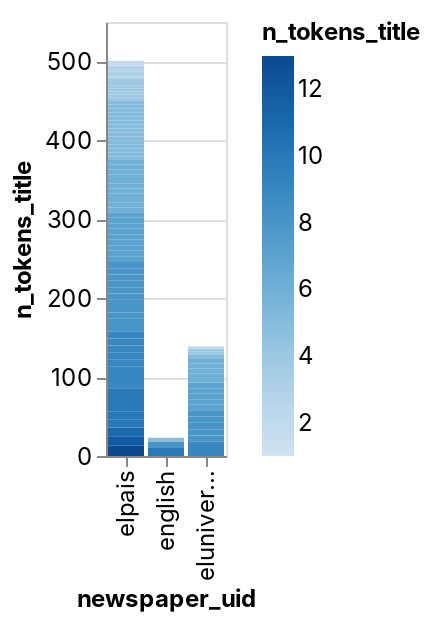

Notebook cell for this chart:
### Code cell
_deepnote_run_altair(final_df, """{"$schema":"https://vega.github.io/schema/vega-lite/v4.json","mark":{"type":"bar","tooltip":{"content":"data"}},"height":220,"autosize":{"type":"fit"},"data":{"name":"placeholder"},"encoding":{"x":{"field":"newspaper_uid","type":"nominal","sort":null,"scale":{"type":"linear","zero":false}},"y":{"field":"n_tokens_title","type":"quantitative","sort":null,"scale":{"type":"linear","zero":true}},"color":{"field":"n_tokens_title","type":"quantitative","sort":null,"scale":{"type":"linear","zero":false}}}}""")
